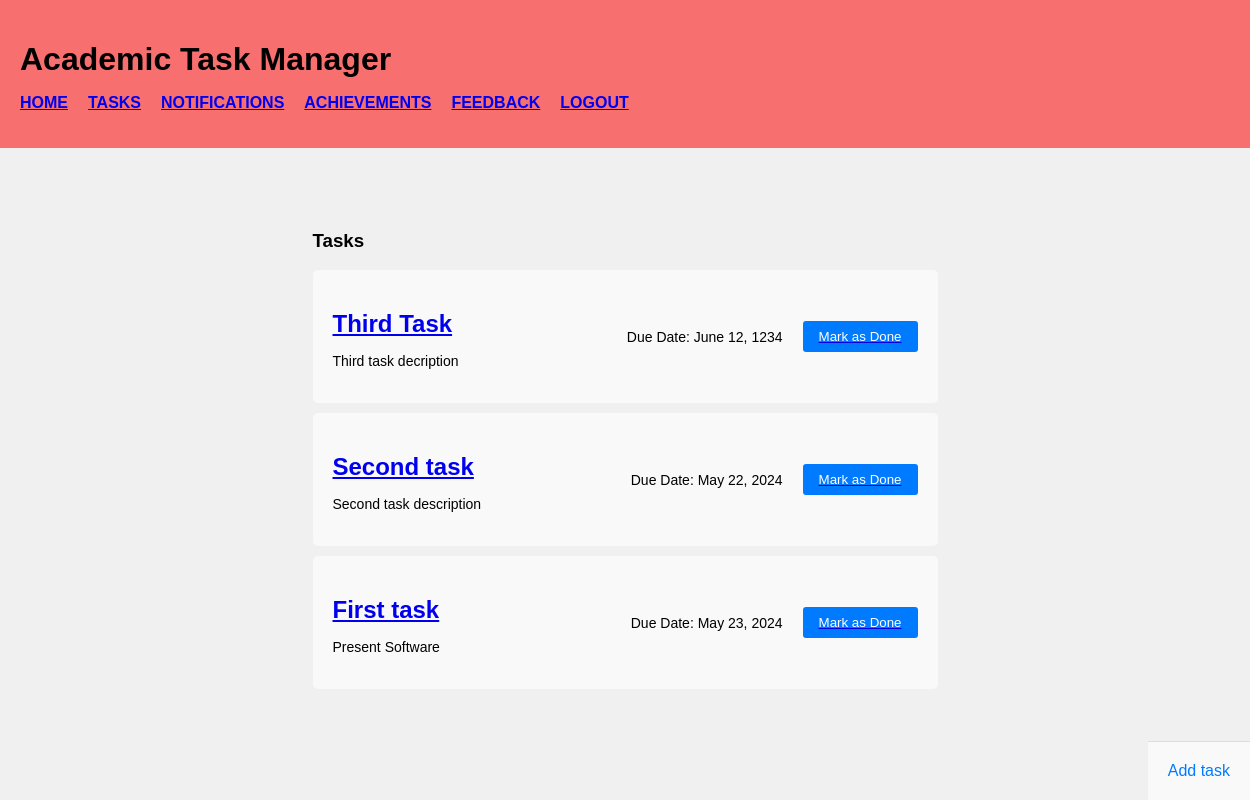
The page /tasks (signed in) on the database its author committed.
### app.py (models this page shows, shortened)
class Todo(db.Model):
    id = db.Column(db.Integer, primary_key=True)
    task_name = db.Column(db.String(50), nullable=False)
    content = db.Column(db.String(200), nullable=False)
    date_created = db.Column(db.DateTime, default=datetime.utcnow)
    user_id = db.Column(db.Integer, nullable=False)

### app.py (the view)
@app.route('/tasks', methods=['POST', 'GET'])
@login_required
def index():
    if request.method == 'POST': # if it's an action caused by the submit field
        name = request.form['task-name']
        task_description = request.form['task-description']
        html_task_date = request.form['due-date']
        task_date = datetime.strptime(html_task_date, "%Y-%m-%d")
        new_task = Todo(task_name=name, content=task_description, date_created=task_date, user_id=current_user.id)
        try:
            db.session.add(new_task)
            db.session.commit()
            return redirect('/tasks')
        except:
            return 'There was an issue adding the task'
    else:
        tasks = Todo.query.filter_by(user_id=current_user.id).order_by(Todo.date_created).all()
        return render_template('Task.html', tasks=tasks) # Look automatically in templates/

### app.py (called while the page is built)
@login_manager.user_loader
def load_user(user_id):
    return User.query.get(int(user_id))

### templates/Task.html (shortened to what this page needs)
{% extends 'base.html' %}
{% block body %}
<section class="add-task-section">
    <h3>Tasks</h3>
    <div class="Tasks-main-content">
        {% if tasks|length < 1 %}
        <h4>There are no tasks.</h4>
        {% else %}
        <div class="task-list">
            {% for task in tasks %}
            <div class="task">
                <div class="task-info">
                    <h2><a href="/task_information/{{task.id}}">{{ task.task_name }}</a></h2>
                    <p>{{ task.content }}</p>
                </div>
                <div class="task-actions">
                    <p>Due Date: {{ task.date_created.strftime('%B %d, %Y') }}</p>
                    <a href="/delete/{{task.id}}"><button class="mark-done">Mark as Done</button></a>
                </div>
            </div>
            {% endfor %}
        </div>
        {% endif %}
    </div>
</section>
<div class="add-task-button">
    <a href="/addTask">Add task</a>
</div>
{% endblock %}

### static/css/main.css (style rules this page uses)
body { font-family: sans-serif; }
body { font-family: Arial, sans-serif; margin: 0; padding: 0; height: 100vh; background-color: #f0f0f0; display: flex; justify-content: center; align-items: center; }
button { display: block; width: 100%; padding: 10px; background-color: #007bff; color: #fff; border: none; border-radius: 3px; cursor: pointer; transition: background-color 0.3s ease; }
p { margin-top: 15px; font-size: 14px; }
body { font-family: Arial, sans-serif; margin: 0; padding: 0; }
.task-list { list-style: none; padding: 0; }
.add-task-section { padding: 5%; margin-left: 20%; margin-right: 20%; }
button { padding: 10px 20px; background-color: white; color: black; border: none; border-radius: 3px; cursor: pointer; transition: background-color 0.3s ease; }
.task-list { width: 100%; }
.task { display: flex; justify-content: space-between; align-items: center; padding: 20px; background-color: #f9f9f9; border-radius: 5px; margin-bottom: 10px; }
.task .task-info { flex: 1; }
.task h2 { font-size: 24px; margin-bottom: 5px; }
.task-actions { display: flex; align-items: center; }
.task-actions p { margin-right: 20px; }
.mark-done { padding: 8px 16px; background-color: #007bff; color: #fff; border: none; border-radius: 3px; cursor: pointer; transition: background-color 0.3s ease; }
.task-actions { display: flex; justify-content: space-between; align-items: center; }
.task-actions button { padding: 8px 16px; border: none; border-radius: 3px; cursor: pointer; transition: background-color 0.3s ease; }
.task-list { margin-bottom: 20px; }
.add-task-button { position: absolute; bottom: 0; right: 0; padding: 20px; background-color: #f9f9f9; border-top: 1px solid #ddd; }
.add-task-button a { text-decoration: none; color: #007bff; }

### rows shown on the page
Todo: task_name "Third Task", content "Third task decription", date_created "June 12, 1234"
Todo: task_name "Second task", content "Second task description", date_created "May 22, 2024"
Todo: task_name "First task", content "Present Software", date_created "May 23, 2024"
